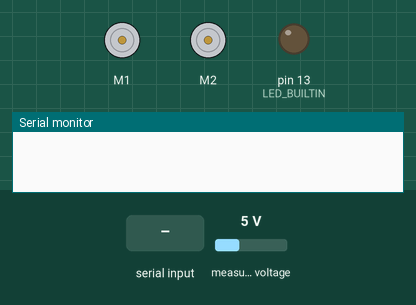
This sketch was run on a simulated Arduino Leonardo, built with avr-gcc and run on an emulated ATmega32U4. Shown: 2 × DC motor (green arrow = forward, orange = backward, longer = faster), output pins drawn as LEDs (lit = HIGH), the last lines printed to the serial monitor. Inputs (shaded band) come from the test bench; at power-on: measured voltage 5 V.

Above: at 1.2 s.
1.3 s: "90,45,200\n" received over Serial
At 2.5 s:
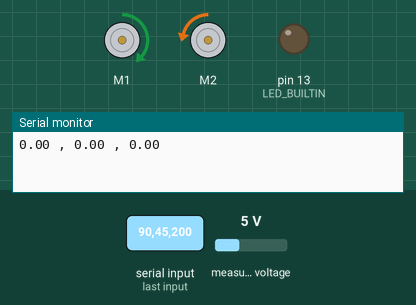
2.8 s: "30,150,10\n" received over Serial
At 3.8 s:
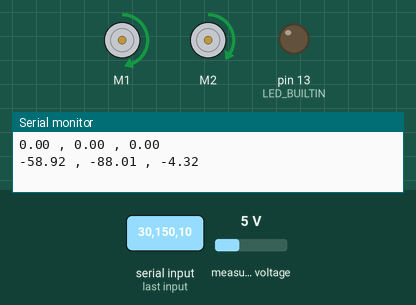
4.3 s: "90\n" received over Serial
At 5.0 s:
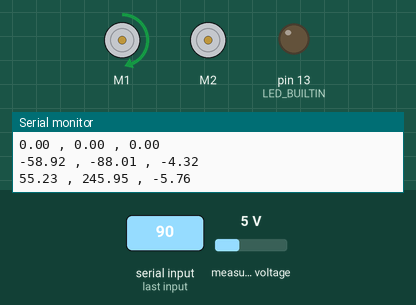
5.8 s: "200\n" received over Serial
At 6.1 s:
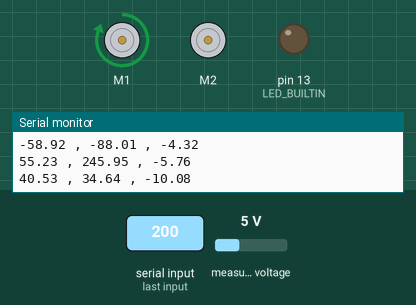
7.3 s: "1,90\n" received over Serial
At 8.4 s:
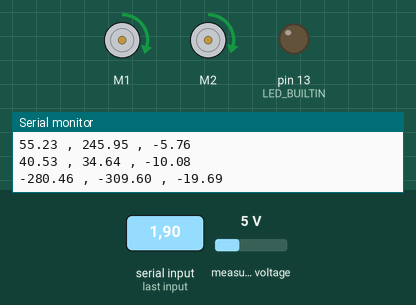
8.8 s: "90,45\n" received over Serial
At 9.6 s:
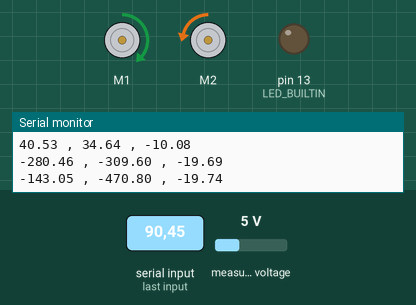
Timing chart, 0 to 11.3 s (numbered marks = the images above; inputs shaded):
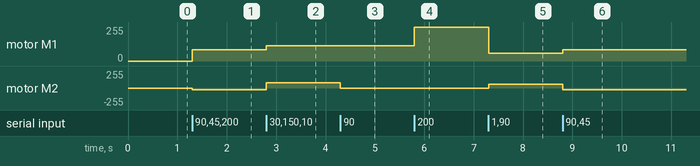

Measured:
- after the input at 1.3 s, motor M1: stopped → forward 86/255 at once; motor M2: stopped → backward 28/255 at once
- after the input at 2.8 s, motor M1: forward 86/255 → forward 114/255 at once; motor M2: backward 28/255 → forward 76/255 at once
- after the input at 4.3 s, motor M2: forward 76/255 → stopped at once
- after the input at 5.8 s, motor M1: forward 114/255 → forward 255/255 at once
- after the input at 7.3 s, motor M1: forward 255/255 → forward 58/255 at once; motor M2: stopped → forward 56/255 at once
- after the input at 8.8 s, motor M1: forward 58/255 → forward 86/255 at once; motor M2: forward 56/255 → backward 28/255 at once

The sketch:

main_arduino.ino
```cpp
/*
  Odometry with teleoperate
*/
#include <Wire.h>
#include <Zumo32U4.h>

// zumo classes
Zumo32U4Encoders encoders;
Zumo32U4Motors motors;

// time variables
#define SAMPLERATE 10          // 5 millis =  200 Hz
unsigned long lastMillis = 0;
unsigned long lastMicros = 0;
float dt_time = SAMPLERATE/1000.0;

// message variables
String inputString = "";      // a String to hold incoming data
bool stringComplete = false;  // whether the string is complete

// Odometry settings
#define GEAR_RATIO 75      // Motor gear ratio 100.37
#define WHEELS_DISTANCE 98    // Distance between tracks
#define WHEEL_DIAMETER 37.5   // Wheels diameter measured 38.5
#define ENCODER_PPR 12        // Encoder pulses per revolution
float encoder2dist = WHEEL_DIAMETER*3.14/(ENCODER_PPR*GEAR_RATIO);  // conversition of encoder pulses to distance in mm

float theta = 0;
float posx = 0;
float posy = 0;

// the setup function runs once when you press reset or power the board
void setup() {
  // initialize digital pin LED_BUILTIN as an output.
  pinMode(LED_BUILTIN, OUTPUT);

  // initialize serial:
  Serial.begin(9600);
  // reserve 200 bytes for the inputString:
  inputString.reserve(200);
  // update motors command to stop
  motors.setLeftSpeed(0);
  motors.setRightSpeed(0);
  // take time stamp
  lastMillis = millis();
  lastMicros = micros();
}

// the loop function runs over and over again forever
// void loop() {
//   if (millis() - lastMillis >= SAMPLERATE){
//     lastMillis = millis();
//     // calculate dt sample
//     unsigned long dtMicros = micros()-lastMicros;
//     lastMicros = micros();
//     dt_time = float(dtMicros)/1000000.0;

//     // run functions
//     odometry();
//   }
//   // check for iuncoming messages
//   msg_handler();
// }

void loop() {
  while (Serial.available()) {
    // get the new byte:
    char inChar = (char)Serial.read();
    // add it to the inputString:
    inputString += inChar;
    // if the incoming character is a newline, set a flag so the main loop can
    // do something about it:
    if (inChar == '\n') {
      stringComplete = true;
    }
  }
  // print the string when a newline arrives:
  if (stringComplete) {
    //Serial.print(inputString);

    int ind1 = inputString.indexOf(',');  //finds location of first ,
    String str = inputString.substring(0, ind1);   //captures first data String
    int joyX = str.toInt();
    str ="";
    str = inputString.substring(ind1+1);   //captures first data String
    int joyY = str.toInt();
    int16_t countsLeft = encoders.getCountsLeft();
    int16_t countsRight = encoders.getCountsRight();
    int leftMotor = joyY + joyX;  //int(float(joyX)/1.5);
    int rightMotor = joyY - joyX; //int(float(joyX)/1.5);
    uint16_t batteryLevel = readBatteryMillivolts();
    float battery = float(batteryLevel)/1000.0;
    motors.setLeftSpeed(leftMotor);
    motors.setRightSpeed(rightMotor);
    odometry();
    // clear the string:
    inputString = "";
    stringComplete = false;
  }
}


// check if there is a message if so parse it and send an update
void msg_handler(void){
  // check for incoming message
  while (Serial.available()) {
    // get the new byte:
    char inChar = (char)Serial.read();
    // add it to the inputString:
    inputString += inChar;
    // if the incoming character is a newline, set a flag so the main loop can
    // do something about it:
    if (inChar == '\n') {
      stringComplete = true;
    }
  }
  // check if message is complete
  if (stringComplete) {
    parse_msg();
  }
}
// parse incoming message and send a response
void parse_msg(void){
    //Serial.print(inputString);

    int ind1 = inputString.indexOf(',');  //finds location of first ,
    String str = inputString.substring(0, ind1);   //captures first data String
    int joyX = str.toInt();
    str ="";
    str = inputString.substring(ind1+1);   //captures first data String
    int joyY = str.toInt();

    int leftMotor = joyY + joyX;  //int(float(joyX)/1.5);
    int rightMotor = joyY - joyX; //int(float(joyX)/1.5);
    uint16_t batteryLevel = readBatteryMillivolts();
    float battery = float(batteryLevel)/1000.0;


    // send a response
    Serial.print(leftMotor);
    Serial.print(" , ");
    Serial.print(rightMotor);
    Serial.print(" , ");
    Serial.print(battery);
    Serial.print(" , ");
    Serial.print(dt_time);
    Serial.print(" , ");
    Serial.print(posx);
    Serial.print(" , ");
    Serial.print(posy);
    Serial.print(" , ");
    Serial.println(theta*57.295);

    // update motors
    motors.setLeftSpeed(leftMotor);
    motors.setRightSpeed(rightMotor);
    // clear the string:
    inputString = "";
    stringComplete = false;
}

void odometry(void){
      //encoder read
    int16_t countsLeft = encoders.getCountsAndResetLeft();
    int16_t countsRight = encoders.getCountsAndResetRight();
    float dx_1 = countsRight*encoder2dist;
    float dx_2 = countsLeft*encoder2dist;
    float d_theta = float(dx_1-dx_2)/WHEELS_DISTANCE;
    posx += cos(theta+d_theta/2)*(dx_1+dx_2)/2;
    posy += sin(theta+d_theta/2)*(dx_1+dx_2)/2;
    theta += d_theta;
    Serial.print(posx);
    Serial.print(" , ");
    Serial.print(posy);
    Serial.print(" , ");
    Serial.println(theta);
}
```
